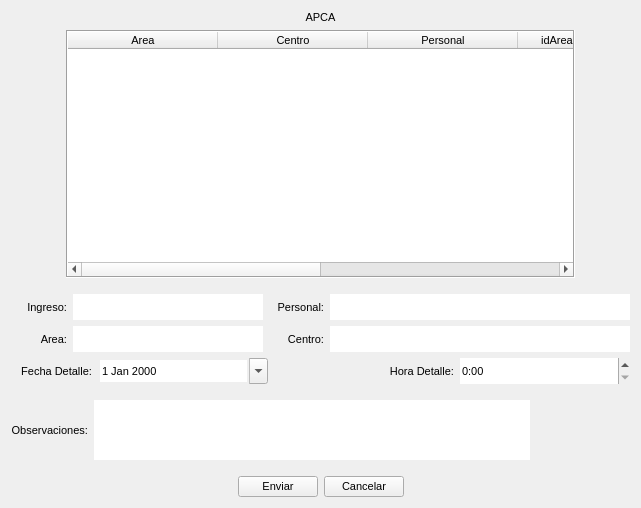
<?xml version="1.0" encoding="UTF-8"?>
<ui version="4.0">
 <class>Form</class>
 <widget class="QWidget" name="Form">
  <property name="geometry">
   <rect>
    <x>0</x>
    <y>0</y>
    <width>641</width>
    <height>508</height>
   </rect>
  </property>
  <property name="font">
   <font>
    <pointsize>8</pointsize>
   </font>
  </property>
  <property name="windowTitle">
   <string>Nuevo Ingreso Detalle</string>
  </property>
  <layout class="QVBoxLayout" name="verticalLayout">
   <item>
    <layout class="QVBoxLayout" name="verticalLayout_5">
     <item>
      <widget class="QLabel" name="lblAPCA_2">
       <property name="text">
        <string>APCA</string>
       </property>
       <property name="alignment">
        <set>Qt::AlignCenter</set>
       </property>
      </widget>
     </item>
     <item>
      <layout class="QHBoxLayout" name="horizontalLayout_4">
       <property name="topMargin">
        <number>0</number>
       </property>
       <item>
        <spacer name="horizontalSpacer_11">
         <property name="orientation">
          <enum>Qt::Horizontal</enum>
         </property>
         <property name="sizeType">
          <enum>QSizePolicy::Fixed</enum>
         </property>
         <property name="sizeHint" stdset="0">
          <size>
           <width>55</width>
           <height>20</height>
          </size>
         </property>
        </spacer>
       </item>
       <item>
        <widget class="QTableWidget" name="tblAPCA_2">
         <property name="minimumSize">
          <size>
           <width>455</width>
           <height>0</height>
          </size>
         </property>
         <property name="maximumSize">
          <size>
           <width>5000</width>
           <height>400</height>
          </size>
         </property>
         <property name="font">
          <font>
           <pointsize>8</pointsize>
          </font>
         </property>
         <property name="frameShape">
          <enum>QFrame::Box</enum>
         </property>
         <property name="selectionMode">
          <enum>QAbstractItemView::SingleSelection</enum>
         </property>
         <property name="selectionBehavior">
          <enum>QAbstractItemView::SelectRows</enum>
         </property>
         <property name="cornerButtonEnabled">
          <bool>false</bool>
         </property>
         <attribute name="horizontalHeaderDefaultSectionSize">
          <number>150</number>
         </attribute>
         <attribute name="horizontalHeaderHighlightSections">
          <bool>false</bool>
         </attribute>
         <attribute name="verticalHeaderVisible">
          <bool>false</bool>
         </attribute>
         <attribute name="verticalHeaderHighlightSections">
          <bool>false</bool>
         </attribute>
         <column>
          <property name="text">
           <string>Area</string>
          </property>
         </column>
         <column>
          <property name="text">
           <string>Centro</string>
          </property>
         </column>
         <column>
          <property name="text">
           <string>Personal</string>
          </property>
         </column>
         <column>
          <property name="text">
           <string>idAreaCentroEspacio</string>
          </property>
         </column>
         <column>
          <property name="text">
           <string>idAsignacionPersonalCentroArea</string>
          </property>
         </column>
         <column>
          <property name="text">
           <string>idTurno</string>
          </property>
         </column>
        </widget>
       </item>
       <item>
        <spacer name="horizontalSpacer_12">
         <property name="orientation">
          <enum>Qt::Horizontal</enum>
         </property>
         <property name="sizeType">
          <enum>QSizePolicy::Fixed</enum>
         </property>
         <property name="sizeHint" stdset="0">
          <size>
           <width>55</width>
           <height>20</height>
          </size>
         </property>
        </spacer>
       </item>
      </layout>
     </item>
     <item>
      <spacer name="horizontalSpacer_7">
       <property name="orientation">
        <enum>Qt::Horizontal</enum>
       </property>
       <property name="sizeHint" stdset="0">
        <size>
         <width>40</width>
         <height>10</height>
        </size>
       </property>
      </spacer>
     </item>
     <item>
      <layout class="QVBoxLayout" name="verticalLayout_16">
       <property name="topMargin">
        <number>0</number>
       </property>
       <item>
        <layout class="QHBoxLayout" name="horizontalLayout_11">
         <property name="topMargin">
          <number>0</number>
         </property>
         <item>
          <widget class="QLabel" name="lblIngreso">
           <property name="maximumSize">
            <size>
             <width>16777215</width>
             <height>26</height>
            </size>
           </property>
           <property name="font">
            <font>
             <pointsize>8</pointsize>
            </font>
           </property>
           <property name="text">
            <string>Ingreso:</string>
           </property>
           <property name="alignment">
            <set>Qt::AlignRight|Qt::AlignTrailing|Qt::AlignVCenter</set>
           </property>
          </widget>
         </item>
         <item>
          <widget class="QTextEdit" name="txtIngresoDetalle">
           <property name="maximumSize">
            <size>
             <width>190</width>
             <height>26</height>
            </size>
           </property>
           <property name="font">
            <font>
             <pointsize>8</pointsize>
            </font>
           </property>
           <property name="frameShape">
            <enum>QFrame::NoFrame</enum>
           </property>
           <property name="readOnly">
            <bool>true</bool>
           </property>
          </widget>
         </item>
         <item>
          <widget class="QLabel" name="lblDoctor">
           <property name="maximumSize">
            <size>
             <width>16777215</width>
             <height>26</height>
            </size>
           </property>
           <property name="font">
            <font>
             <pointsize>8</pointsize>
            </font>
           </property>
           <property name="text">
            <string>Personal:</string>
           </property>
           <property name="alignment">
            <set>Qt::AlignRight|Qt::AlignTrailing|Qt::AlignVCenter</set>
           </property>
          </widget>
         </item>
         <item>
          <widget class="QTextEdit" name="txtPersonal">
           <property name="maximumSize">
            <size>
             <width>300</width>
             <height>26</height>
            </size>
           </property>
           <property name="font">
            <font>
             <pointsize>8</pointsize>
            </font>
           </property>
           <property name="frameShape">
            <enum>QFrame::NoFrame</enum>
           </property>
           <property name="readOnly">
            <bool>true</bool>
           </property>
          </widget>
         </item>
        </layout>
       </item>
       <item>
        <layout class="QHBoxLayout" name="horizontalLayout_10">
         <property name="topMargin">
          <number>0</number>
         </property>
         <item>
          <widget class="QLabel" name="lblArea">
           <property name="maximumSize">
            <size>
             <width>16777215</width>
             <height>26</height>
            </size>
           </property>
           <property name="font">
            <font>
             <pointsize>8</pointsize>
            </font>
           </property>
           <property name="text">
            <string>Area:</string>
           </property>
           <property name="alignment">
            <set>Qt::AlignRight|Qt::AlignTrailing|Qt::AlignVCenter</set>
           </property>
          </widget>
         </item>
         <item>
          <widget class="QTextEdit" name="txtArea">
           <property name="maximumSize">
            <size>
             <width>190</width>
             <height>26</height>
            </size>
           </property>
           <property name="font">
            <font>
             <pointsize>8</pointsize>
            </font>
           </property>
           <property name="frameShape">
            <enum>QFrame::NoFrame</enum>
           </property>
           <property name="readOnly">
            <bool>true</bool>
           </property>
          </widget>
         </item>
         <item>
          <widget class="QLabel" name="lblCentro">
           <property name="maximumSize">
            <size>
             <width>16777215</width>
             <height>26</height>
            </size>
           </property>
           <property name="font">
            <font>
             <pointsize>8</pointsize>
            </font>
           </property>
           <property name="text">
            <string>Centro:</string>
           </property>
           <property name="alignment">
            <set>Qt::AlignRight|Qt::AlignTrailing|Qt::AlignVCenter</set>
           </property>
          </widget>
         </item>
         <item>
          <widget class="QTextEdit" name="txtCentro">
           <property name="maximumSize">
            <size>
             <width>300</width>
             <height>26</height>
            </size>
           </property>
           <property name="font">
            <font>
             <pointsize>8</pointsize>
            </font>
           </property>
           <property name="frameShape">
            <enum>QFrame::NoFrame</enum>
           </property>
           <property name="readOnly">
            <bool>true</bool>
           </property>
          </widget>
         </item>
        </layout>
       </item>
       <item>
        <layout class="QHBoxLayout" name="horizontalLayout_6">
         <property name="topMargin">
          <number>0</number>
         </property>
         <item>
          <widget class="QLabel" name="lblFechaDetalle">
           <property name="maximumSize">
            <size>
             <width>16777215</width>
             <height>26</height>
            </size>
           </property>
           <property name="font">
            <font>
             <pointsize>8</pointsize>
            </font>
           </property>
           <property name="text">
            <string>Fecha Detalle:</string>
           </property>
           <property name="alignment">
            <set>Qt::AlignRight|Qt::AlignTrailing|Qt::AlignVCenter</set>
           </property>
          </widget>
         </item>
         <item>
          <widget class="QDateEdit" name="fechaDetalle">
           <property name="minimumSize">
            <size>
             <width>170</width>
             <height>26</height>
            </size>
           </property>
           <property name="maximumSize">
            <size>
             <width>180</width>
             <height>26</height>
            </size>
           </property>
           <property name="frame">
            <bool>false</bool>
           </property>
           <property name="calendarPopup">
            <bool>true</bool>
           </property>
          </widget>
         </item>
         <item>
          <spacer name="horizontalSpacer_4">
           <property name="orientation">
            <enum>Qt::Horizontal</enum>
           </property>
           <property name="sizeType">
            <enum>QSizePolicy::Fixed</enum>
           </property>
           <property name="sizeHint" stdset="0">
            <size>
             <width>100</width>
             <height>20</height>
            </size>
           </property>
          </spacer>
         </item>
         <item>
          <widget class="QLabel" name="lblHoraDetalle">
           <property name="text">
            <string>Hora Detalle:</string>
           </property>
           <property name="alignment">
            <set>Qt::AlignRight|Qt::AlignTrailing|Qt::AlignVCenter</set>
           </property>
          </widget>
         </item>
         <item>
          <widget class="QTimeEdit" name="horaDetalle">
           <property name="minimumSize">
            <size>
             <width>170</width>
             <height>26</height>
            </size>
           </property>
           <property name="maximumSize">
            <size>
             <width>180</width>
             <height>26</height>
            </size>
           </property>
           <property name="frame">
            <bool>false</bool>
           </property>
           <property name="displayFormat">
            <string>h:mm </string>
           </property>
           <property name="calendarPopup">
            <bool>true</bool>
           </property>
          </widget>
         </item>
        </layout>
       </item>
      </layout>
     </item>
     <item>
      <spacer name="horizontalSpacer_3">
       <property name="orientation">
        <enum>Qt::Horizontal</enum>
       </property>
       <property name="sizeHint" stdset="0">
        <size>
         <width>40</width>
         <height>10</height>
        </size>
       </property>
      </spacer>
     </item>
     <item>
      <layout class="QHBoxLayout" name="horizontalLayout_2">
       <property name="topMargin">
        <number>0</number>
       </property>
       <item>
        <widget class="QLabel" name="lblObservaciones">
         <property name="maximumSize">
          <size>
           <width>141</width>
           <height>26</height>
          </size>
         </property>
         <property name="text">
          <string>Observaciones:</string>
         </property>
         <property name="alignment">
          <set>Qt::AlignRight|Qt::AlignTrailing|Qt::AlignVCenter</set>
         </property>
        </widget>
       </item>
       <item>
        <widget class="QPlainTextEdit" name="txtObservaciones">
         <property name="maximumSize">
          <size>
           <width>500</width>
           <height>60</height>
          </size>
         </property>
         <property name="frameShape">
          <enum>QFrame::NoFrame</enum>
         </property>
        </widget>
       </item>
       <item>
        <spacer name="horizontalSpacer">
         <property name="orientation">
          <enum>Qt::Horizontal</enum>
         </property>
         <property name="sizeType">
          <enum>QSizePolicy::Fixed</enum>
         </property>
         <property name="sizeHint" stdset="0">
          <size>
           <width>100</width>
           <height>20</height>
          </size>
         </property>
        </spacer>
       </item>
      </layout>
     </item>
     <item>
      <spacer name="horizontalSpacer_10">
       <property name="orientation">
        <enum>Qt::Horizontal</enum>
       </property>
       <property name="sizeHint" stdset="0">
        <size>
         <width>40</width>
         <height>10</height>
        </size>
       </property>
      </spacer>
     </item>
     <item>
      <layout class="QHBoxLayout" name="horizontalLayout_3">
       <property name="topMargin">
        <number>0</number>
       </property>
       <item>
        <layout class="QHBoxLayout" name="horizontalLayout">
         <property name="topMargin">
          <number>0</number>
         </property>
         <item>
          <spacer name="horizontalSpacer_6">
           <property name="orientation">
            <enum>Qt::Horizontal</enum>
           </property>
           <property name="sizeHint" stdset="0">
            <size>
             <width>40</width>
             <height>20</height>
            </size>
           </property>
          </spacer>
         </item>
         <item>
          <widget class="QPushButton" name="btnEnviar">
           <property name="text">
            <string>Enviar</string>
           </property>
          </widget>
         </item>
         <item>
          <widget class="QPushButton" name="btnCancelar">
           <property name="text">
            <string>Cancelar</string>
           </property>
          </widget>
         </item>
         <item>
          <spacer name="horizontalSpacer_9">
           <property name="orientation">
            <enum>Qt::Horizontal</enum>
           </property>
           <property name="sizeHint" stdset="0">
            <size>
             <width>40</width>
             <height>20</height>
            </size>
           </property>
          </spacer>
         </item>
        </layout>
       </item>
      </layout>
     </item>
    </layout>
   </item>
  </layout>
 </widget>
 <resources/>
 <connections>
  <connection>
   <sender>tblAPCA_2</sender>
   <signal>itemSelectionChanged()</signal>
   <receiver>Form</receiver>
   <slot>show()</slot>
   <hints>
    <hint type="sourcelabel">
     <x>103</x>
     <y>172</y>
    </hint>
    <hint type="destinationlabel">
     <x>0</x>
     <y>261</y>
    </hint>
   </hints>
  </connection>
  <connection>
   <sender>btnEnviar</sender>
   <signal>clicked()</signal>
   <receiver>Form</receiver>
   <slot>close()</slot>
   <hints>
    <hint type="sourcelabel">
     <x>252</x>
     <y>480</y>
    </hint>
    <hint type="destinationlabel">
     <x>5</x>
     <y>449</y>
    </hint>
   </hints>
  </connection>
  <connection>
   <sender>btnCancelar</sender>
   <signal>clicked()</signal>
   <receiver>Form</receiver>
   <slot>close()</slot>
   <hints>
    <hint type="sourcelabel">
     <x>334</x>
     <y>478</y>
    </hint>
    <hint type="destinationlabel">
     <x>2</x>
     <y>483</y>
    </hint>
   </hints>
  </connection>
 </connections>
</ui>
